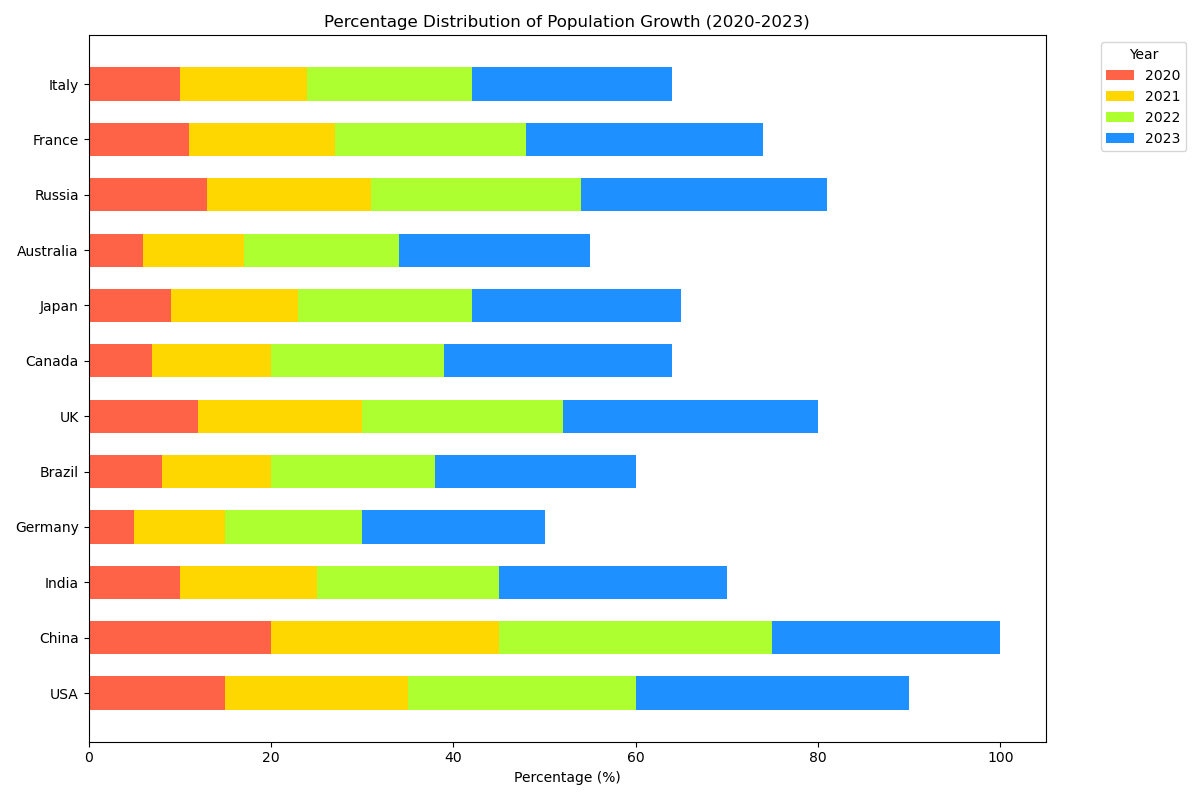

Recreate this plot in Python.
import matplotlib.pyplot as plt
import numpy as np

data = {
    'Country': ['USA', 'China', 'India', 'Germany', 'Brazil', 'UK', 'Canada', 'Japan', 'Australia', 'Russia', 'France', 'Italy'],
    '2020': [15, 20, 10, 5, 8, 12, 7, 9, 6, 13, 11, 10],
    '2021': [20, 25, 15, 10, 12, 18, 13, 14, 11, 18, 16, 14],
    '2022': [25, 30, 20, 15, 18, 22, 19, 19, 17, 23, 21, 18],
    '2023': [30, 25, 25, 20, 22, 28, 25, 23, 21, 27, 26, 22]
}

categories = list(data.keys())[1:]
countries = data['Country']
values = np.array([data[cat] for cat in categories])

fig, ax = plt.subplots(figsize=(12, 8))

width = 0.6
indices = np.arange(len(countries))

bottom = np.zeros(len(countries))
colors = ['#FF6347', '#FFD700', '#ADFF2F', '#1E90FF']

for i, category in enumerate(categories):
    ax.barh(indices, values[i], left=bottom, height=width, label=category, color=colors[i % len(colors)])
    bottom += values[i]

ax.set_yticks(indices)
ax.set_yticklabels(countries)
ax.set_xlabel('Percentage (%)')
ax.set_title('Percentage Distribution of Population Growth (2020-2023)')
ax.legend(title='Year', bbox_to_anchor=(1.05, 1), loc='upper left')

plt.tight_layout()
plt.show()
